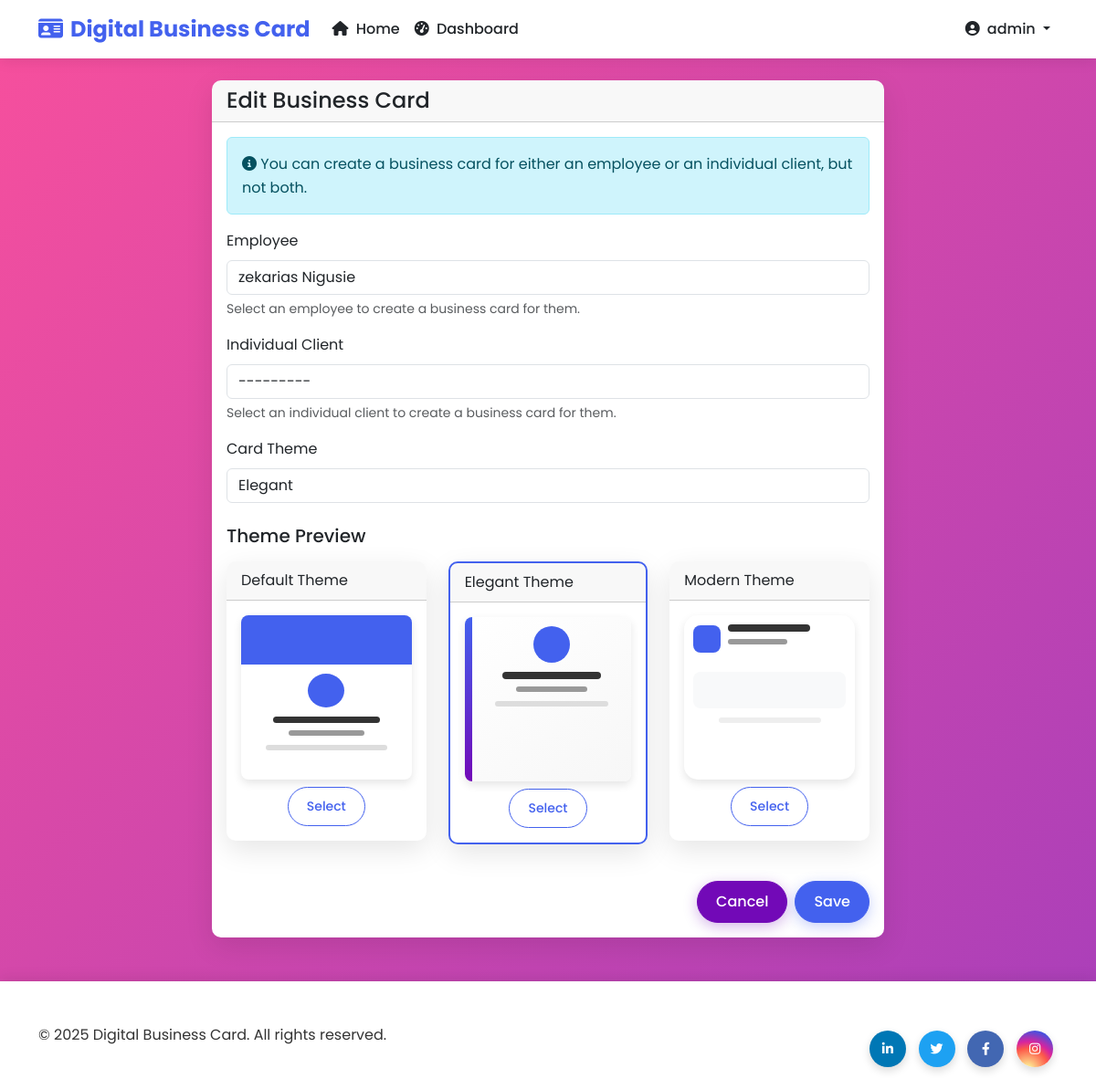
The page /dashboard/cards/2/edit/ (signed in) on the database as committed earlier.
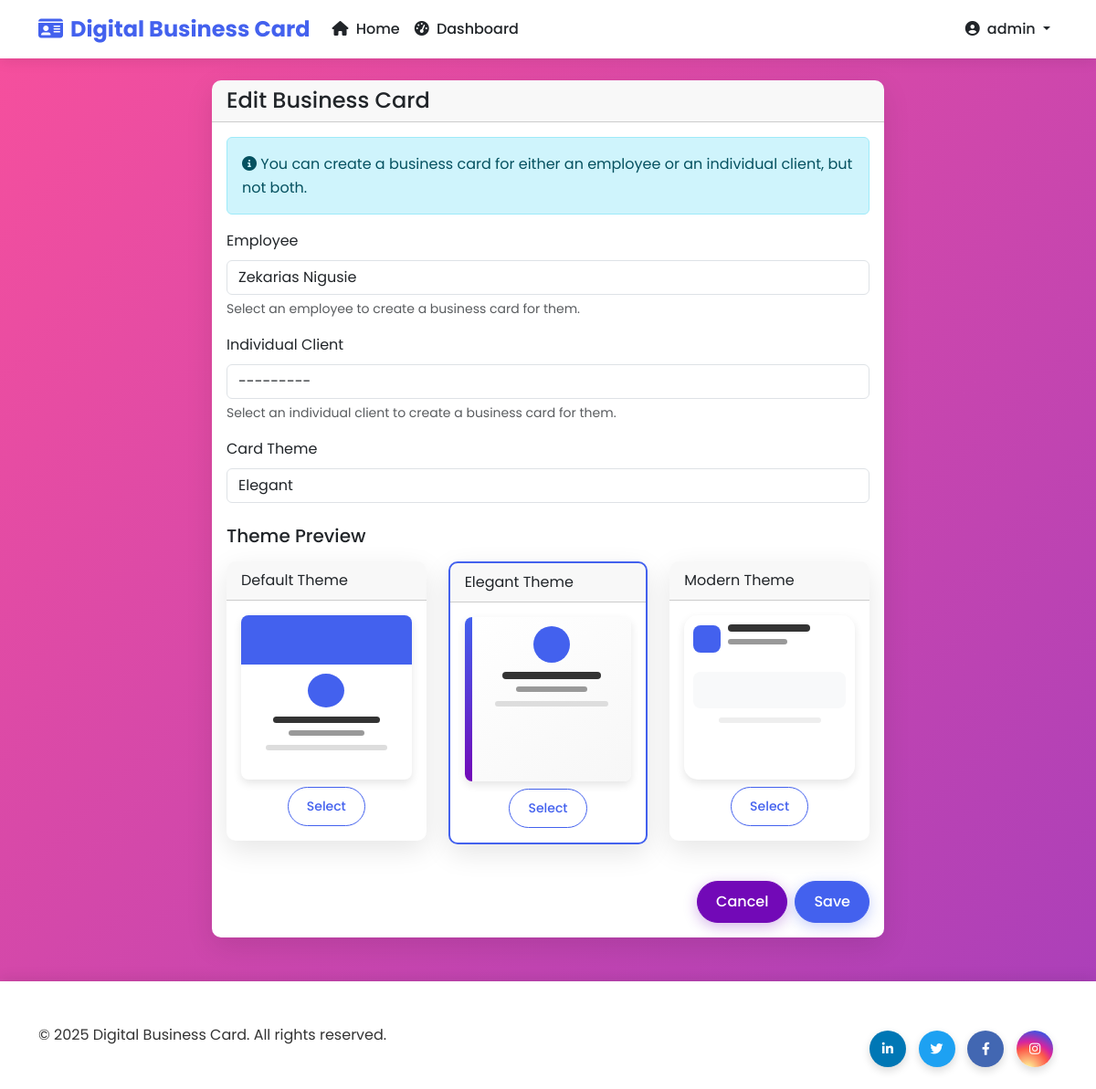
The same page on the database as committed later.
### cards/models.py (models this page shows, shortened)
class BusinessCard(models.Model):
    THEME_CHOICES = [
        ('default', 'Default'),
        ('elegant', 'Elegant'),
        ('modern', 'Modern'),
    ]
    uuid = models.UUIDField(default=uuid.uuid4, editable=False, unique=True)
    employee = models.OneToOneField(Employee, on_delete=models.CASCADE, null=True, blank=True, related_name='business_card')
    individual_client = models.OneToOneField(IndividualClient, on_delete=models.CASCADE, null=True, blank=True, related_name='business_card')
    qr_code = models.ImageField(upload_to='qr_codes/', blank=True)
    views = models.PositiveIntegerField(default=0)
    shares = models.PositiveIntegerField(default=0)
    last_viewed = models.DateTimeField(auto_now=True)
    created_at = models.DateTimeField(auto_now_add=True)
    theme = models.CharField(max_length=20, choices=THEME_CHOICES, default='default')

### cards/views.py (the view)
# urls.py: path('dashboard/cards/<int:pk>/edit/', views.card_edit, name='card_edit'),
@login_required
def card_edit(request, pk):
    card = get_object_or_404(BusinessCard, pk=pk)
    if request.method == 'POST':
        form = BusinessCardForm(request.POST, instance=card)
        if form.is_valid():
            form.save()
            messages.success(request, 'Business card updated successfully!')
            return redirect('card_list')
    else:
        form = BusinessCardForm(instance=card)
    context = {
        'form': form,
        'title': 'Edit Business Card'
    }
    return render(request, 'cards/card_form.html', context)

### cards/views.py
class BusinessCardForm(ModelForm):
    class Meta:
        model = BusinessCard
        fields = ['employee', 'individual_client', 'theme']
        widgets = {
            'employee': Select(attrs={'class': 'form-control'}),
            'individual_client': Select(attrs={'class': 'form-control'}),
            'theme': Select(attrs={'class': 'form-control'})
        }

### cards/models.py (called while the page is built)
    def __str__(self):
        return self.name

    def __str__(self):
        return self.name

### cards/templates/cards/card_form.html (shortened to what the changed rows need)
{% extends 'cards/base.html' %}
{% block content %}
<div class="row justify-content-center">
    <div class="col-md-8">
        <div class="card">
            <div class="card-header">
                <h1 class="h4 mb-0">{{ title }}</h1>
            </div>
            <div class="card-body">
                <form method="post">
                    <div class="mb-3">
                        <label for="{{ form.employee.id_for_label }}" class="form-label">Employee</label>
                        {{ form.employee }}
                        <div class="form-text">Select an employee to create a business card for them.</div>
                    </div>
                    <div class="mb-3">
                        <label for="{{ form.individual_client.id_for_label }}" class="form-label">Individual Client</label>
                        {{ form.individual_client }}
                        <div class="form-text">Select an individual client to create a business card for them.</div>
                    </div>
                    <div class="mb-4">
                        <label for="{{ form.theme.id_for_label }}" class="form-label">Card Theme</label>
                        {{ form.theme }}
                    </div>
                </form>
            </div>
        </div>
    </div>
</div>
{% endblock %}

Rows that differ between the two databases and show on the page:
changed BusinessCard "Elegant": employee "zekarias Nigusie" → "Zekarias Nigusie"
